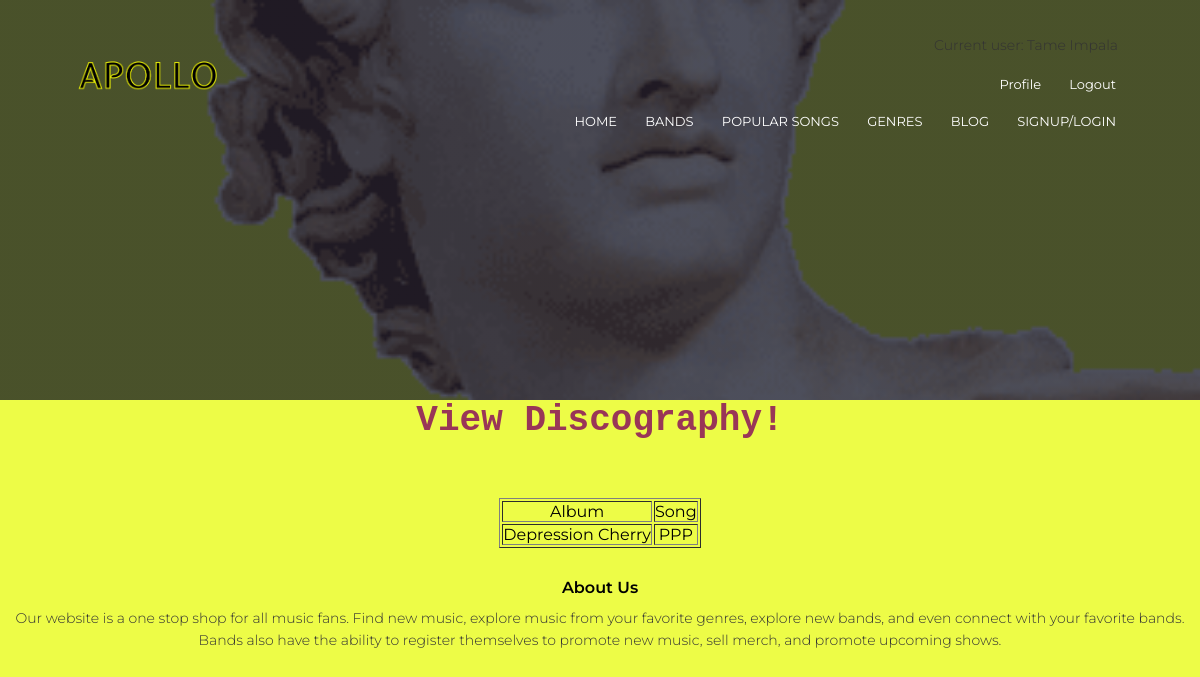
The app's page /show_discog/3 (signed in) with its own data.
### models.py (models this page shows)
class User(UserMixin, db.Model):
    __tablename__ = 'user'
    id = db.Column(db.Integer, primary_key=True)
    email = db.Column(db.String(100), unique=True)
    password = db.Column(db.String(100))
    name = db.Column(db.String(100))
    account_type = db.Column(db.String(100))
    num_logins = db.Column(db.Integer)
    num_posts = db.Column(db.Integer)

class Discography(db.Model):
    __tablename__ = 'discography'
    id = db.Column(db.Integer, primary_key=True)
    user_id = db.Column(db.Integer)
    album = db.Column(db.String(100))
    song = db.Column(db.String(100))

### main.py (the view)
@main.route('/show_discog/<int:bid>', methods=['GET','POST'])
def display_discog(bid):
    all_discography = Discography.query.filter_by(user_id=bid)
    return render_template('display-discography.html',rows=all_discography, bid=bid)

### __init__.py (called while the page is built)
def create_app():
    app = Flask(__name__)
    app.config['SECRET_KEY'] = 'secret-key-goes-here'
    app.config['SQLALCHEMY_DATABASE_URI'] = 'sqlite:///db.sqlite'
    db.init_app(app)
    from .auth import auth as auth_blueprint
    app.register_blueprint(auth_blueprint)
    from .main import main as main_blueprint
    app.register_blueprint(main_blueprint)
    login_manager = LoginManager()
    login_manager.login_view = 'auth.login'
    login_manager.init_app(app)
    from .models import User
    @login_manager.user_loader
    def load_user(id):
        if User.query.get(int(id)):
            return User.query.get(int(id))
    with app.app_context():
        db.create_all()
        db.session.commit()
    return app

### templates/display-discography.html (shortened to what this page needs)
{% extends "header.html" %}
{% block content %}
<body style="background-color: #edfc47;">
    <h1 style="color:#993657; text-align: center; font-family: 'Courier New', monospace;"> View Discography!</h1>
   <br><br><br>
   <table border=1 style="margin-left: auto; margin-right: auto; text-align: center;">
       <thead>
          <td>Album</td>
          <td>Song</td>
       </thead>
       {% for row in rows %}
          <tr>
             <td>{{row["album"]}}</td>
             <td>{{row["song"]}}</td>
          </tr>
       {% endfor %}
   </table>
</body>
{% endblock %}

### templates/header.html (shortened to what this page needs)
<!DOCTYPE html>
<html>
<head>
    <link rel="stylesheet" href="https://stackpath.bootstrapcdn.com/font-awesome/4.7.0/css/font-awesome.min.css">
    <section class="sub-header">
        <nav>
            <a href="{{ url_for('main.index') }}"><img src="{{ url_for('static', filename='images/logo.png') }}" width="100" heigth="40" ></a>
            <div class="nav-links" id="navLinks">
            {% if current_user.is_authenticated %}
                <p>Current user: {{current_user.name }}</p>
                <ul>
                    <li><a href="{{ url_for('main.reg_profile') }}">Profile</a></li>
                    <li><a href="{{ url_for('auth.logout') }}">Logout</a></li>
                </ul>
            {% endif %}
                <ul>
                    <li><a href="{{ url_for('main.index') }}">HOME</a></li>
                    <li><a href="{{ url_for('main.bands') }}">BANDS</a></li>
                    <li><a href="{{ url_for('main.popular') }}">POPULAR SONGS</a></li>
                    <li><a href="{{ url_for('main.genres') }}">GENRES</a></li>
                    <li><a href="{{ url_for('main.blog') }}">BLOG</a></li>
                    <li><a href="{{ url_for('main.singup_login_redir') }}">SIGNUP/LOGIN</a></li>
                </ul>
            </div>
        </nav>
    </section>
</head>
<body>
    {% block content %} {% endblock %}
<section class="footer">
    <h4>About Us</h4>
    <p>Our website is a one stop shop for all music fans. Find new music, explore music from your favorite genres, explore new bands, and even connect with your favorite bands. Bands also have the ability to register themselves to promote new music, sell merch, and promote upcoming shows.</p>
</section>
</body>
</html>

### records on screen
User: name "Tame Impala"
Discography: album "Depression Cherry", song "PPP"
